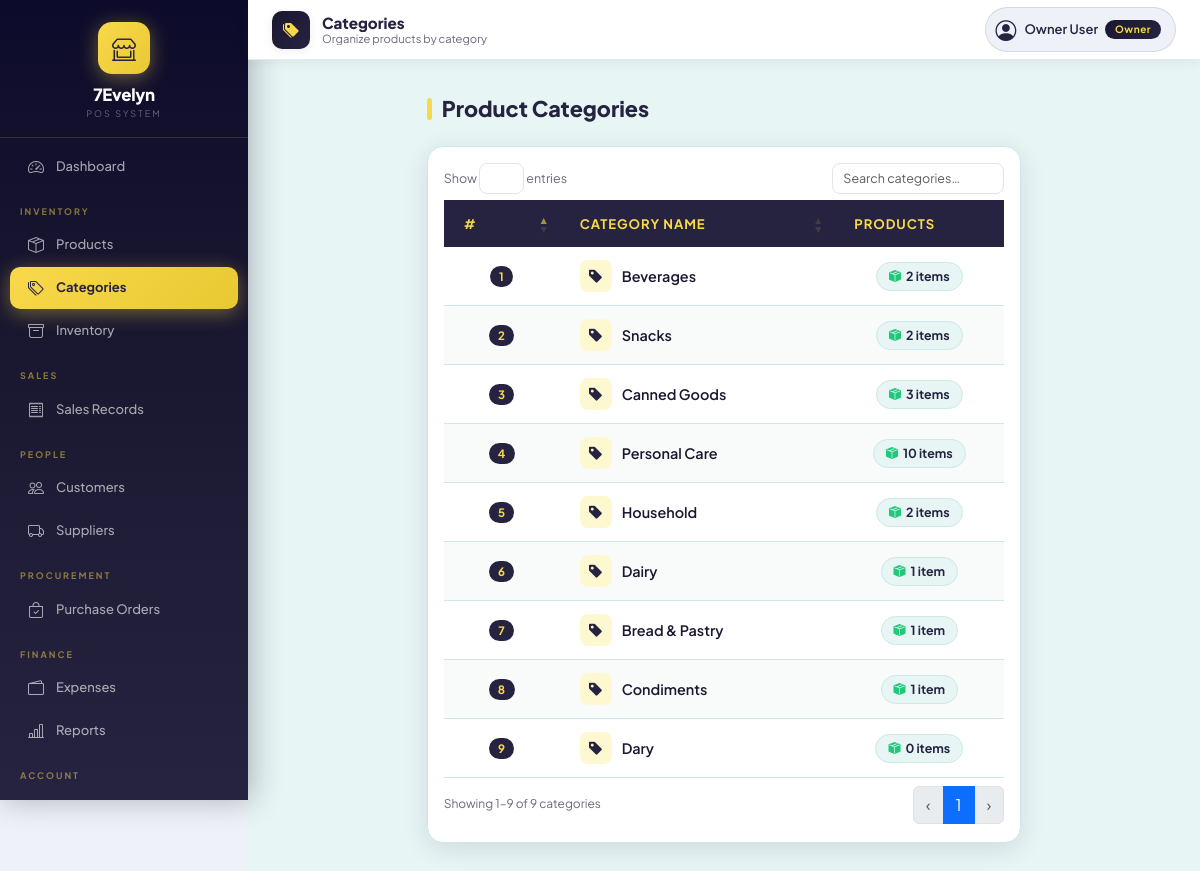
The app's page /frontend/category.php (signed in) with its own data.
### tables this page shows
CREATE TABLE `category` (
  `categoryID` int(11) NOT NULL,
  `categoryName` varchar(80) NOT NULL
);

### frontend/category.php (the view, shortened to what this page needs)
<?php
require_once '../backend/database.php';
?>
<?php include 'header.php'; ?>
<?php include 'nav.php'; ?>
<?php
include 'topbar.php';
?>
<div class="page-body">
    <div class="row justify-content-center">
        <div class="col-xl-8 col-lg-9 col-md-11">
            <div class="section-header">
                <h5 class="section-title">Product Categories</h5>
            </div>
            <div class="cat-card">
                <div class="p-3">
                    <table id="catTable" class="cat-table">
                        <thead>
                            <tr>
                                <th style="width:70px;">#</th>
                                <th style="text-align:left;">Category Name</th>
                                <th style="width:130px;">Products</th>
                            </tr>
                        </thead>
                        <tbody>
                        <?php
                        $cats = $conn->query("SELECT c.*, COUNT(p.productID) AS prodCount FROM category c LEFT JOIN product p ON c.categoryID=p.categoryID AND p.status='Active' GROUP BY c.categoryID ORDER BY c.categoryName ASC");
                        while($r = $cats->fetch_assoc()):
                        ?>
                        <tr>
                            <td><span class="id-badge"><?php echo $r['categoryID']; ?></span></td>
                            <td>
                                <div style="display:flex;align-items:center;gap:10px;">
                                    <div class="cat-icon"><i class="bi bi-tag-fill"></i></div>
                                    <span style="font-weight:600;color:var(--t-main);"><?php echo htmlspecialchars($r['categoryName']); ?></span>
                                </div>
                            </td>
                            <td>
                                <span class="count-badge">
                                    <i class="bi bi-box-seam-fill"></i>
                                    <?php echo $r['prodCount']; ?> item<?php echo $r['prodCount'] != 1 ? 's' : ''; ?>
                                </span>
                            </td>
                        </tr>
                        <?php endwhile; ?>
                        </tbody>
                    </table>
                </div>
            </div>
        </div>
    </div>
</div>
</div></div>
</body></html>

### frontend/assets/smpos.css (style rules this page uses)
:root { --c-gold: #F9D94A; --c-gold-dark: #E8C832; --c-gold-dim: #f0c830; --c-gold-soft: #fef8d0; --c-gold-glow: rgba(249,217,74,0.35); --c-navy: #262341; --c-navy-deep: #1a1830; --c-navy-mid: #332f5a; --c-navy-light: #4a4778; --c-navy-10: rgba(38,35,65,0.08); --c-navy-20: rgba(38,35,65,0.15); --c-ice: #E7F5F5; --c-ice-dark: #cde8e8; --c-white: #ffffff; --c-success: #22c87a; --c-success-bg: #f0fdf4; --c-success-bdr: #c6f6d5; --c-danger: #e8435a; --c-danger-bg: #fff0f2; --c-danger-bdr: #fecdd3; --c-warning: #f59c2a; --c-warning-bg: #fffbeb; --c-warning-bdr: #fed7aa; --c-info: #3b82f6; --c-info-bg: #eff6ff; --c-info-bdr: #bfdbfe; --t-main: #1a1830; --t-mid: #4a4669; --t-muted: #6b6880; --t-light: #a09cb8; --s-bg: #EEF1F7; --s-card: #ffffff; --s-border: #e5e2f0; --s-border-dark: #cde8e8; --font-ui: 'Plus Jakarta Sans', system-ui, sans-serif; --font-mono: 'JetBrains Mono', 'Courier New', monospace; --r-xs: 6px; --r-sm: 8px; --r-md: 12px; --r-lg: 16px; --r-xl: 20px; --r-2xl: 28px; --sh-xs: 0 1px 4px rgba(38,35,65,0.06); --sh-sm: 0 2px 8px rgba(38,35,65,0.08); --sh-md: 0 6px 24px rgba(38,35,65,0.12); --sh-lg: 0 16px 48px rgba(38,35,65,0.16); --sh-gold: 0 4px 16px rgba(249,217,74,0.4); --g-navy: linear-gradient(135deg, #1a1830 0%, #262341 60%, #332f5a 100%); --g-gold: linear-gradient(135deg, #F9D94A 0%, #E8C832 100%); --g-teal: linear-gradient(135deg, #0EA5A0 0%, #0D8F8A 100%); --g-violet: linear-gradient(135deg, #6C63FF 0%, #4A43D9 100%); --g-danger: linear-gradient(135deg, #f43f5e 0%, #e11d48 100%); --g-success: linear-gradient(135deg, #10b981 0%, #059669 100%); --g-warning: linear-gradient(135deg, #f59e0b 0%, #d97706 100%); --sidebar-w: 248px; --topbar-h: 60px; --trans: all 0.2s cubic-bezier(0.4,0,0.2,1); }
*, *::before, *::after { box-sizing: border-box; }
body { font-family: var(--font-ui); background: var(--s-bg); color: var(--t-main); font-size: 14px; line-height: 1.5; margin: 0; }

### frontend/category.php (style rules this page uses)
.page-body { background: var(--c-ice); min-height: calc(100vh - 64px); padding: 36px 24px 48px; }
.section-header { display: flex; align-items: center; justify-content: space-between; margin-bottom: 24px; }
.section-title { font-size: 1.35rem; font-weight: 800; color: var(--c-navy); margin: 0; display: flex; align-items: center; gap: 10px; }
.section-title::before { content: ''; display: inline-block; width: 5px; height: 22px; background: var(--c-gold); border-radius: 3px; }
.cat-card { background: var(--s-card); border-radius: var(--r-lg); box-shadow: var(--sh-md); border: 1px solid var(--s-border-dark); overflow: hidden; }
.cat-table { width: 100%; border-collapse: separate; border-spacing: 0; font-size: .9rem; }
.cat-table thead tr { background: var(--c-navy); }
.cat-table thead th { color: var(--c-gold); font-weight: 700; padding: 14px 20px; text-align: center; font-size: .82rem; letter-spacing: .07em; text-transform: uppercase; border: none; }
.cat-table tbody tr { transition: background .15s; }
.cat-table tbody tr:nth-child(even) { background: #f9fbfb; }
.cat-table td { padding: 13px 20px; color: var(--t-main); border-bottom: 1px solid var(--s-border-dark); vertical-align: middle; text-align: center; }
.cat-icon { width: 32px; height: 32px; background: var(--c-gold-soft); border-radius: var(--r-sm); display: flex; align-items: center; justify-content: center; color: var(--c-navy); font-size: .95rem; flex-shrink: 0; }
.id-badge { display: inline-block; background: var(--c-navy); color: var(--c-gold); font-size: .72rem; font-weight: 700; padding: 2px 9px; border-radius: 99px; letter-spacing: .04em; }
.count-badge { display: inline-flex; align-items: center; gap: 5px; background: var(--c-ice); color: var(--c-navy); font-size: .78rem; font-weight: 700; padding: 4px 12px; border-radius: 99px; border: 1px solid var(--s-border-dark); }
.count-badge i { color: var(--c-success); font-size: .75rem; }

### records on screen
category: categoryID "1", categoryName "Beverages", prodCount "2"
category: categoryID "7", categoryName "Bread & Pastry", prodCount "1"
category: categoryID "3", categoryName "Canned Goods", prodCount "3"
category: categoryID "8", categoryName "Condiments", prodCount "1"
category: categoryID "6", categoryName "Dairy", prodCount "1"
category: categoryID "9", categoryName "Dary", prodCount "0", shows "s"
category: categoryID "5", categoryName "Household", prodCount "2"
category: categoryID "4", categoryName "Personal Care", prodCount "10"
category: categoryID "2", categoryName "Snacks", prodCount "2"

### other values on screen
$topbarTitle "Categories"
$topbarSub "Organize products by category"
$_SESSION['userName'] "Owner User"
$_SESSION['roleName'] "Owner"
